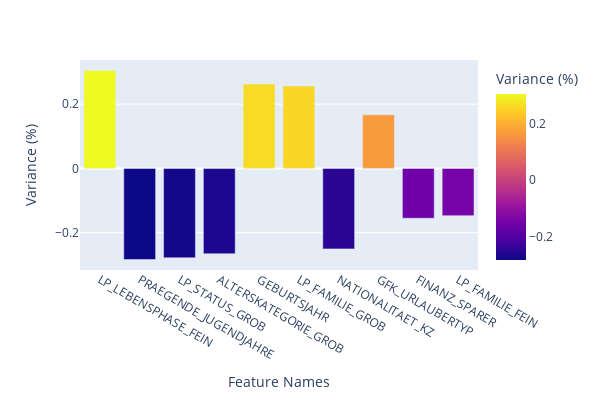

This figure's notebook cell:
### Code cell
# Map weights for the third principal component to corresponding feature names
# and then print the linked values, sorted by weight.

plot_weights(finalpca,2,feat_names,10)

### Figure 1 — Plotly figure (JSON) as saved in the notebook; plotly's stock layout.template omitted (floating-point values rounded to 4 significant figures)
{"data": [{"alignmentgroup": "True", "hovertemplate": "Feature Names=%{x}<br>Variance (%)=%{marker.color}<extra></extra>", "legendgroup": "", "marker": {"color": [0.3045, -0.2833, -0.2779, -0.2654, 0.2624, 0.2564, -0.2503, 0.1666, -0.1549, -0.1468], "coloraxis": "coloraxis", "pattern": {"shape": ""}}, "name": "", "offsetgroup": "", "orientation": "v", "showlegend": false, "textposition": "auto", "type": "bar", "x": ["LP_LEBENSPHASE_FEIN", "PRAEGENDE_JUGENDJAHRE", "LP_STATUS_GROB", "ALTERSKATEGORIE_GROB", "GEBURTSJAHR", "LP_FAMILIE_GROB", "NATIONALITAET_KZ", "GFK_URLAUBERTYP", "FINANZ_SPARER", "LP_FAMILIE_FEIN"], "xaxis": "x", "y": [0.3045, -0.2833, -0.2779, -0.2654, 0.2624, 0.2564, -0.2503, 0.1666, -0.1549, -0.1468], "yaxis": "y"}], "layout": {"barmode": "relative", "coloraxis": {"colorbar": {"title": {"text": "Variance (%)"}}, "colorscale": [[0, "#0d0887"], [0.1111, "#46039f"], [0.2222, "#7201a8"], [0.3333, "#9c179e"], [0.4444, "#bd3786"], [0.5556, "#d8576b"], [0.6667, "#ed7953"], [0.7778, "#fb9f3a"], [0.8889, "#fdca26"], [1, "#f0f921"]]}, "height": 400, "legend": {"tracegroupgap": 0}, "margin": {"t": 60}, "width": 600, "xaxis": {"anchor": "y", "domain": [0, 1], "title": {"text": "Feature Names"}}, "yaxis": {"anchor": "x", "domain": [0, 1], "title": {"text": "Variance (%)"}}}}
